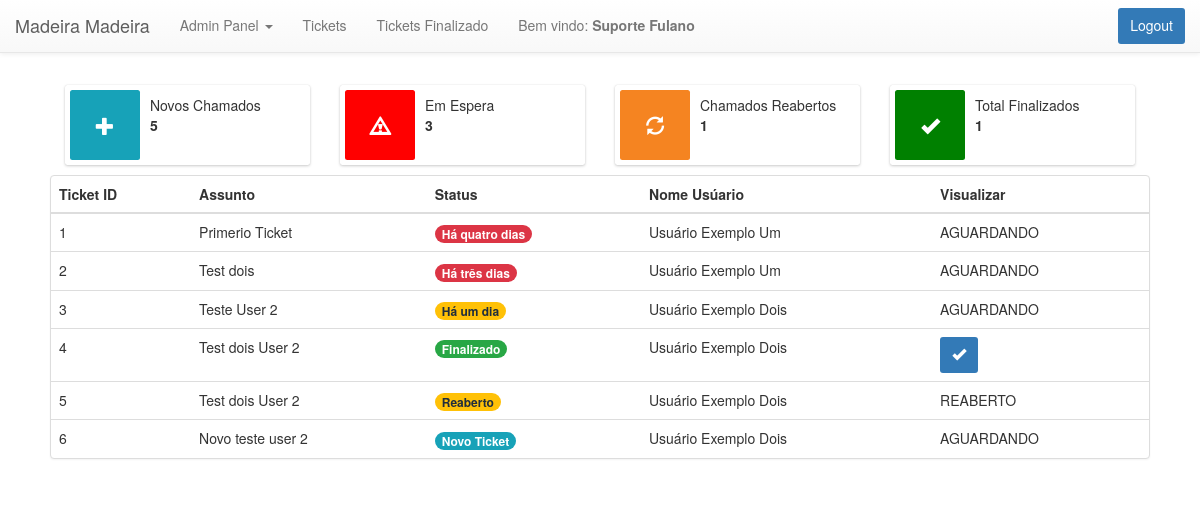
The app's page /index.php?login=success (signed in) with its own data.
### tables this page shows
CREATE TABLE `tickets` (
  `idTicket` int NOT NULL,
  `idChamado` int DEFAULT NULL,
  `idUsuario` int NOT NULL,
  `emailUsuario` varchar(100) DEFAULT NULL,
  `assunto` varchar(30) DEFAULT NULL,
  `textoTicket` longtext,
  `resposta` longtext,
  `numeroContato` varchar(15) DEFAULT NULL,
  `estadoTicket` tinyint(1) DEFAULT NULL,
  `dataCriacao` timestamp(6) NOT NULL DEFAULT CURRENT_TIMESTAMP(6),
  `idSuporte` int DEFAULT NULL
);

CREATE TABLE `users` (
  `idUsers` int NOT NULL,
  `nome` varchar(30) DEFAULT NULL,
  `emailUsers` tinytext NOT NULL,
  `pwdUsers` longtext NOT NULL,
  `vkey` varchar(45) DEFAULT NULL,
  `verified` tinyint(1) DEFAULT '0',
  `createdate` timestamp(6) NOT NULL DEFAULT CURRENT_TIMESTAMP(6),
  `tipoUsuario` varchar(10) DEFAULT NULL
);

### www/index.php (the view, shortened to what this page needs)
<?php
  require 'header.php';
 ?>
 <?php
  require 'includes/dbh.inc.php';
 	$sql = "SELECT COUNT(*) AS qtd_chamados FROM tickets  WHERE estadoTicket > 0 AND (estadoTicket < 3)";
  $stmt = mysqli_stmt_init($conn);
  if (!mysqli_stmt_prepare($stmt, $sql)) {
      header("Location: ../index.php?error=sqlerror");
      exit();
  } else {
      $qtd_chamados = 0;
      mysqli_stmt_execute($stmt);
      $result = mysqli_stmt_get_result($stmt);
      $row = mysqli_fetch_array($result);
      $qtd_chamados = $row['qtd_chamados'];
    }
 	$sql = "SELECT  COUNT(*) AS qtd_expirado FROM tickets where estadoTicket > 0  AND(estadoTicket <3 and DATEDIFF(dataCriacao, CURDATE()))";
  $stmt = mysqli_stmt_init($conn);
  if (!mysqli_stmt_prepare($stmt, $sql)) {
      header("Location: ../index.php?error=sqlerror");
      exit();
  } else {
      $expira = 0;
      mysqli_stmt_execute($stmt);
      $result = mysqli_stmt_get_result($stmt);
      $row = mysqli_fetch_array($result);
      $expira = $row['qtd_expirado'];
    }
    $sql = "SELECT COUNT(*) AS qtd_finalizados FROM tickets  WHERE estadoTicket = 3";
   $stmt = mysqli_stmt_init($conn);
   if (!mysqli_stmt_prepare($stmt, $sql)) {
       header("Location: ../index.php?error=sqlerror");
       exit();
   } else {
       $finalizados = 0;
       mysqli_stmt_execute($stmt);
       $result = mysqli_stmt_get_result($stmt);
       $row = mysqli_fetch_array($result);
       $finalizados = $row['qtd_finalizados'];
     }
     $sql = "SELECT COUNT(*) AS qtd_reabertos FROM tickets as t INNER JOIN users as u ON (t.idUsuario=u.idUsers) where t.estadoTicket = 2 AND(u.tipoUsuario = 'user')";
    $stmt = mysqli_stmt_init($conn);
    if (!mysqli_stmt_prepare($stmt, $sql)) {
        header("Location: ../index.php?error=sqlerror");
        exit();
    } else {
        $reabertos = 0;
        mysqli_stmt_execute($stmt);
        $result = mysqli_stmt_get_result($stmt);
        $row = mysqli_fetch_array($result);
        $reabertos = $row['qtd_reabertos'];
      }
        $sql = "SELECT u.nome, t.idTicket, t.idChamado, t.estadoTicket, t.assunto, DATEDIFF(t.dataCriacao, CURDATE()) as expira_data FROM users as u INNER JOIN tickets as t ON(t.idUsuario=u.idUsers) ORDER BY t.dataCriacao ASC";
        $stmt = mysqli_stmt_init($conn);
        if (!mysqli_stmt_prepare($stmt, $sql)) {
            header("Location: ../index.php?error=sqlerror");
            exit();
        } else {
            mysqli_stmt_execute($stmt);
            $result = mysqli_stmt_get_result($stmt);
          }
 ?>
<main>
  <?php
  if($_SESSION['tipo'] == 'suporte'){
  echo'
    <main>
  <div class="container-fluid">
        <div class="row">
          <div class="col-12 col-sm-3 col-md-3">
            <div class="info-box">
              <span class="info-box-icon info-new elevation-1"><i class="glyphicon glyphicon-plus"></i></span>
              <div class="info-box-content">
                <span class="info-box-text">Novos Chamados</span>
                <span class="info-box-number">
                  '.$qtd_chamados.'
                </span>
              </div>
            </div>
          </div>
          <div class="col-12 col-sm-6 col-md-3">
            <div class="info-box mb-3">
              <span class="info-box-icon info-danger  elevation-1"><i class="glyphicon glyphicon-warning-sign"></i></span>
              <div class="info-box-content ">
                <span class="info-box-text">Em Espera</span>
                <span class="info-box-number">'.$expira.'</span>
              </div>
            </div>
          </div>
          <div class="col-12 col-sm-6 col-md-3">
          <div class="info-box mb-3">
            <span class="info-box-icon info-users elevation-1"><i class="glyphicon glyphicon-refresh"></i></span>
            <div class="info-box-content">
              <span class="info-box-text">Chamados Reabertos</span>
              <span class="info-box-number">'.$reabertos.'</span>
            </div>
          </div>
          </div>
          <div class="col-12 col-sm-6 col-md-3">
            <div class="info-box mb-3">
              <span class="info-box-icon info-ok elevation-1"><i class="glyphicon glyphicon-ok"></i></span>
              <div class="info-box-content">
                <span class="info-box-text">Total Finalizados</span>
                <span class="info-box-number">'.$finalizados.'</span>
              </div>
            </div>
          </div>
          <div class="clearfix hidden-md-up"></div>
      </div>
      <div class="row">
             <div class="panel panel-default">
               <div class="table-responsive">
                         <table class="table m-0">
                           <thead>
                           <tr>
                             <th>Ticket ID</th>
                             <th>Assunto</th>
                             <th>Status</th>
                             <th>Nome Usúario</th>
                             <th>Visualizar</th>
                           </tr>
                           </thead>
                           <tbody>';
                  while ($dados = mysqli_fetch_array($result)) {
                        $id = $dados['idTicket'];
                        $assunto = $dados['assunto'];
                        $nome_usuario = $dados['nome'];
                        $expira_date = $dados['expira_data'];
                        $estadoTicket = $dados['estadoTicket'];
                        $id_chamado = $dados['idChamado'];
                        $expira_date *=-1;
                        echo '<tr>
                          <td>'.$id.'</td>
                         <td>'.$assunto.'</td>';
                          if ($expira_date == 1 && $estadoTicket == 1) {
                          echo '<td><span class="badge badge-warning">Há um dia</span></td>';
                        }elseif ($expira_date == 3 && $estadoTicket == 1) {
                            echo '<td><span class="badge badge-danger">Há três dias</span></td>';
                        }elseif ($expira_date == 4 && $estadoTicket == 1) {
                            echo '<td><span class="badge badge-danger">Há quatro dias</span></td>';
                        }elseif ($expira_date == 5 && $estadoTicket == 1) {
                            echo '<td><span class="badge badge-danger">Há cinco dias</span></td>';
                        }elseif ($expira_date == 6 && $estadoTicket == 1) {
                            echo '<td><span class="badge badge-danger">Há seis dias</span></td>';
                        }elseif ($expira_date == 7 && $estadoTicket == 1) {
                            echo '<td><span class="badge badge-danger">Há sete dias</span></td>';
                        }elseif ($expira_date == 0 && $estadoTicket == 1) {
                          echo'<td><span class="badge badge-info">Novo Ticket</span></td>';
                        }elseif ($expira_date == 2 && $estadoTicket == 1 ) {
                          echo '<td><span class="badge badge-danger">Há dois dias</span></td>';
                        }elseif ($expira_date >= 0 && $estadoTicket == 2) {
                          echo'<td><span class="badge badge-warning">Reaberto</span></td>';
                        }else {
                          echo'<td><span class="badge badge-success">Finalizado</span></td>';
                        }
                        echo'<td>'.$nome_usuario.'</td>';
                        if ($estadoTicket != 1 && $estadoTicket != 2) {
                          echo'<td><a href="historico.php?id='.$id_chamado.'" class="btn btn-primary btn-cadastro"> <span class="glyphicon glyphicon-ok"></span></a></td>';
                        }elseif ($estadoTicket == 2) {
                          echo'<td>REABERTO</td>';
                        }
                        else {
                          echo'<td>AGUARDANDO</td>';
                        }
                        echo '</tr>';
                  }
                          echo' </tbody>
                         </table>
                       </div>
                     </div>
      </div>
</div>
</main>';
} else if($_SESSION['tipo'] == 'user'){
  session_start();
  $id_usuario = $_SESSION['userId'];
  $sql = "SELECT u.nome, t.idTicket, DATE_FORMAT(t.dataCriacao, '%d %b %Y %T') AS Data, t.estadoTicket, t.assunto, DATEDIFF(t.dataCriacao, CURDATE()) as expira_data FROM users as u INNER JOIN tickets as t ON(t.idSuporte=u.idUsers AND(u.tipoUsuario= 'suporte')) WHERE t.idUsuario=?  ORDER BY t.dataCriacao ASC";
  $stmt = mysqli_stmt_init($conn);
  if (!mysqli_stmt_prepare($stmt, $sql)) {
      header("Location: ../index.php?error=sqlerror");
      exit();
  } else {
      $expira_date = 0;
      mysqli_stmt_bind_param($stmt, "i", $id_usuario);
      mysqli_stmt_execute($stmt);
      $result = mysqli_stmt_get_result($stmt);
    }
  echo'
    <main>
             <div class="panel panel-default">
               <div class="table-responsive">
                         <table class="table m-0">
                           <thead>
                           <tr>
                             <th>Ticket ID</th>
                             <th>Assunto</th>
                             <th>Status</th>
                             <th>Data</th>
                           </tr>
                           </thead>
                           <tbody>';
                  while ($dados = mysqli_fetch_array($result)) {
                        $id = $dados['idTicket'];
                        $assunto = $dados['assunto'];
                        $nome_usuario = $dados['nome'];
                        $expira_date = $dados['expira_data'];
                        $estadoTicket = $dados['estadoTicket'];
                        $data = $dados['Data'];
                        $expira_date *=-1;
                        echo '<tr>
                          <td>'.$id.'</td>';
                          if ($estadoTicket == 3) {
                            echo'<td><a href="historico.php?id='.$id.'">'.$assunto.'</a></td>';
                          }else {
                            echo'  <td><a href="suporte.php?id='.$id.'">'.$assunto.'</a></td>';
                          }
                          if ($expira_date == 1 && $estadoTicket == 1) {
                          echo '<td><span class="badge badge-warning">Há um dia</span></td>';
                        }elseif ($expira_date == 3 && $estadoTicket == 1) {
                            echo '<td><span class="badge badge-danger">Há três dias</span></td>';
                        }elseif ($expira_date == 4 && $estadoTicket == 1) {
                            echo '<td><span class="badge badge-danger">Há quatro dias</span></td>';
                        }elseif ($expira_date == 5 && $estadoTicket == 1) {
                            echo '<td><span class="badge badge-danger">Há cinco dias</span></td>';
                        }elseif ($expira_date == 6 && $estadoTicket == 1) {
                            echo '<td><span class="badge badge-danger">Há seis dias</span></td>';
                        }elseif ($expira_date == 7 && $estadoTicket == 1) {
                            echo '<td><span class="badge badge-danger">Há sete dias</span></td>';
                        }elseif ($expira_date == 0 && $estadoTicket == 1) {
                          echo'<td><span class="badge badge-info">Novo Ticket</span></td>';
                        }elseif ($expira_date == 2 && $estadoTicket == 1 ) {
                          echo '<td><span class="badge badge-danger">Há dois dias</span></td>';
                        }elseif ($expira_date == 0 && $estadoTicket == 2) {
                          echo'<td><span class="badge badge-warning">Reaberto</span></td>';
                        }else {
                          echo'<td><span class="badge badge-success">Finalizado</span></td>';
                        }
                        echo'<td>'.$data.'</td>
                        </tr>';
                  }
                          echo' </tbody>
                         </table>
                       </div>
                     </div>
      </div>';
}
?>
</main>
<?php
  require 'footer.php';
 ?>

### www/header.php (shortened to what this page needs)
<!DOCTYPE html>
<html class="no-js">
<link rel="stylesheet" href="https://maxcdn.bootstrapcdn.com/bootstrap/3.3.7/css/bootstrap.min.css">
<link rel="stylesheet" href="https://maxcdn.bootstrapcdn.com/bootstrap/3.3.7/css/bootstrap-theme.min.css">
<head>
	<link rel="stylesheet" type="text/css" href="assets/css/style.css">
</head>
<body>
	<header>
		<nav class="navbar navbar-default navbar-fixed-top">
			<div class="container-fluid">
				<div class="navbar-header">
					<a class="navbar-brand" href="index.php">Madeira Madeira</a>
				</div>
				<div class="collapse navbar-collapse">
					<ul class="nav navbar-nav">
						<?php
						if ($_SESSION['tipo']=='suporte') {
							echo '<li class="dropdown"><a class="dropdown-toggle" data-toggle="dropdown" href="#">Admin Panel <span class="caret"></span></a>
							<ul class="dropdown-menu">
							<li><a href="signup.php?admin=true">Cadastrar Suporte</a></li>
							<li><a href="listar-users.php">Listar Usuario</a></li>
							</ul>
							</li>
							<li><a href="home.php">Tickets</a></li>
							<li><a href="lista.php">Tickets Finalizado</a></li>
							<li><a class="disabled"> Bem vindo: <strong>'.$_SESSION['nome'].'</strong></a></li>';
						}elseif ($_SESSION['tipo'] == 'user') {
							echo '<li><a href="newticket.php">Abrir Ticket</a></li>
							<li><a href="home.php">Tickets</a></li>
							<li><a href="lista.php">Tickets Finalizado</a></li>
							<li><a class="disabled"> Bem vindo: <strong>'.$_SESSION['nome'].'</strong></a></li>';
						}else {
							echo '';
						}
						?>
					</ul>
					<?php
					if (isset($_SESSION['userId'])) {
						echo '<form action="includes/logout.inc.php" method="post" class="navbar-form navbar-right" role="form">
						<button class="btn btn-primary" type="submit" name="logout-submit">Logout</button>
						</form>';
					}
					?>
				</div>
			</div>
		</nav>
	</header>

### www/footer.php (shortened to what this page needs)
</body>
</html>

### www/assets/css/style.css (style rules this page uses)
body { padding-top:85px; padding-left: 50px; padding-right: 50px; }
html { font-family: sans-serif; line-height: 1.15; -webkit-text-size-adjust: 100%; -webkit-tap-highlight-color: transparent }
.btn { display: inline-block; padding: 9px 12px; padding-top: 7px; margin-bottom: 0; font-size: 14px; line-height: 20px; text-align: center; vertical-align: middle; cursor: pointer; -webkit-border-radius: 3px; -webkit-border-radius: 3px; -webkit-border-radius: 3px; background-image: none !important; border: none; text-shadow: none; box-shadow: none; transition: all 0.12s linear 0s !important; font: 14px/20px "Helvetica Neue",Helvetica,Arial,sans-serif; }
.disabled { color: currentColor; }
.info-box { box-shadow: 0 0 1px rgba(0, 0, 0, .125), 0 1px 3px rgba(0, 0, 0, .2); border-radius: .25rem; background: #fff; display: -ms-flexbox; display: flex; margin-bottom: 1rem; min-height: 80px; padding: .5rem; position: relative }
.info-danger { background-color: red; }
.info-new { background-color: #17a2b8; }
.info-ok { background-color: green; }
.info-users { background-color: #f58421; }
.glyphicon { color: #fff; }
.info-box .info-box-icon { border-radius: .25rem; -ms-flex-align: center; align-items: center; display: -ms-flexbox; display: flex; font-size: 1.875rem; -ms-flex-pack: center; justify-content: center; text-align: center; width: 70px }
.info-box .info-box-content { -ms-flex: 1; flex: 1; padding: 5px 10px }
.info-box .info-box-number { display: block; font-weight: 700 }
td { align-items:center; }
th { align-items: center; }
.badge-success { color: #fff; background-color: #28a745 }
.badge-warning { color: #1f2d3d; background-color: #ffc107 }
.badge-danger { color: #fff; background-color: #dc3545 }
.badge-info { color: #fff; background-color: #17a2b8 }
.m-0 { overflow-x: hidden; }

### records on screen
tickets: idTicket "1", assunto "Primerio Ticket", estadoTicket "Há quatro dias", idUsuario.nome "Usuário Exemplo Um"
tickets: idTicket "2", assunto "Test dois", estadoTicket "Há três dias", idUsuario.nome "Usuário Exemplo Um"
tickets: idTicket "3", assunto "Teste User 2", estadoTicket "Há um dia", idUsuario.nome "Usuário Exemplo Dois"
tickets: idTicket "4", assunto "Test dois User 2", estadoTicket "Finalizado", idUsuario.nome "Usuário Exemplo Dois", idChamado 4 (drawn)
tickets: idTicket "5", assunto "Test dois User 2", estadoTicket "Reaberto", idUsuario.nome "Usuário Exemplo Dois"
tickets: idTicket "6", assunto "Novo teste user 2", estadoTicket "Novo Ticket", idUsuario.nome "Usuário Exemplo Dois"

### other values on screen
$_SESSION['nome'] "Suporte Fulano"
$qtd_chamados "5"
$expira "3"
$reabertos "1"
$finalizados "1"
